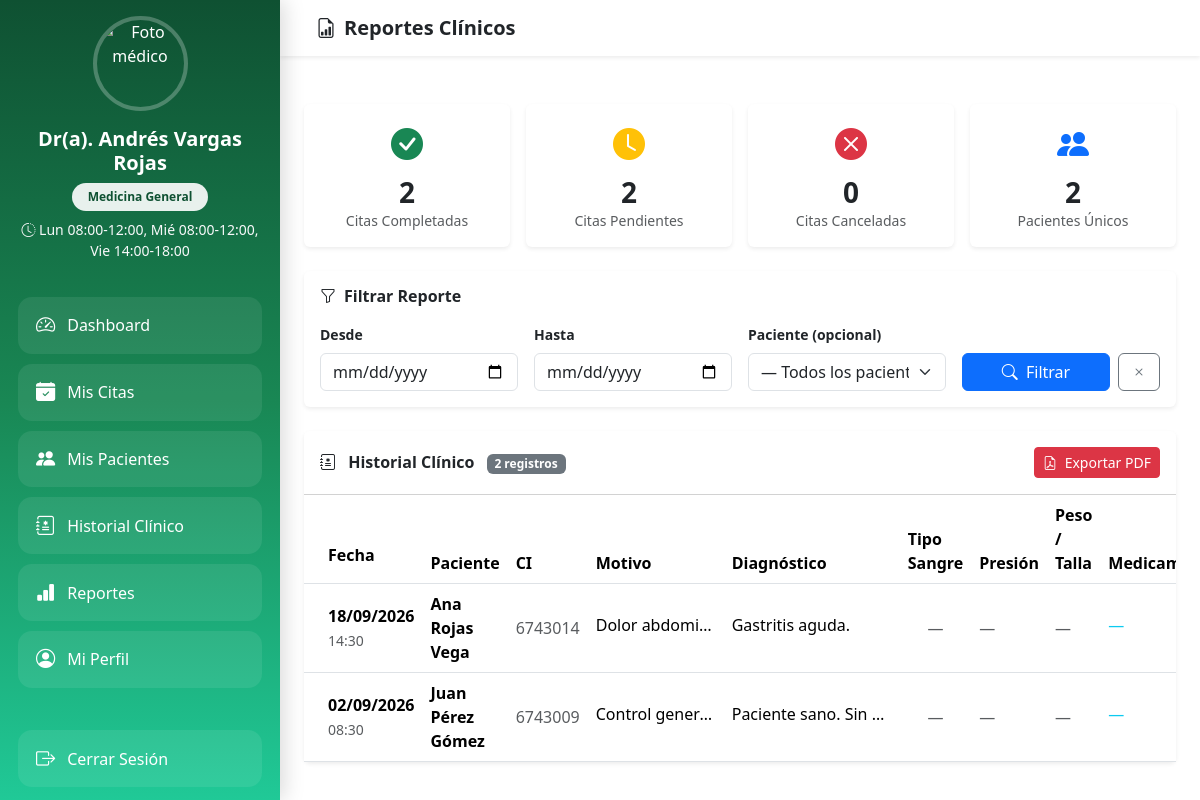
Screenshot of /index.php?controller=medico&action=reportes (signed in) with the database file from the repository.
### tables this page shows
CREATE TABLE `historial` (
  `id` int(10) UNSIGNED NOT NULL,
  `cita_id` int(10) UNSIGNED NOT NULL,
  `diagnostico` text DEFAULT NULL,
  `observacion` text DEFAULT NULL,
  `presion_arterial` varchar(20) DEFAULT NULL,
  `peso` decimal(5,2) DEFAULT NULL,
  `talla` decimal(4,2) DEFAULT NULL,
  `creado_en` timestamp NOT NULL DEFAULT current_timestamp()
);

CREATE TABLE `cita` (
  `id` int(10) UNSIGNED NOT NULL,
  `paciente_id` int(10) UNSIGNED NOT NULL,
  `medico_id` int(10) UNSIGNED NOT NULL,
  `recepcionista_id` int(10) UNSIGNED DEFAULT NULL,
  `estado_cita_id` tinyint(3) UNSIGNED NOT NULL DEFAULT 1,
  `fecha` date NOT NULL,
  `hora` time NOT NULL,
  `motivo` varchar(255) DEFAULT NULL,
  `creado_en` timestamp NOT NULL DEFAULT current_timestamp()
);

CREATE TABLE `usuario` (
  `id` int(10) UNSIGNED NOT NULL,
  `rol_id` tinyint(3) UNSIGNED NOT NULL,
  `ci` varchar(20) NOT NULL,
  `nombre` varchar(80) NOT NULL,
  `apellido` varchar(80) NOT NULL,
  `correo` varchar(120) DEFAULT NULL,
  `clave` varchar(255) DEFAULT NULL,
  `telefono` varchar(20) DEFAULT NULL,
  `fecha_nac` date DEFAULT NULL,
  `direccion` varchar(200) DEFAULT NULL,
  `foto` varchar(255) DEFAULT NULL,
  `estado` tinyint(1) NOT NULL DEFAULT 1,
  `creado_en` timestamp NOT NULL DEFAULT current_timestamp()
);

### controllers/MedicoController.php (called while the page is built, shortened)
<?php
require_once __DIR__ . '/../models/MedicoModel.php';
class MedicoController {
public static function reportes() {
        require_once __DIR__ . '/../models/ReporteModel.php';
        $uid      = $_SESSION['usuario_id'];
        $medico   = MedicoModel::findByUsuarioId($uid);
        $medicoId = $medico['medico_id'];
        $fechaDesde = trim($_GET['fecha_desde'] ?? '');
        $fechaHasta = trim($_GET['fecha_hasta'] ?? '');
        $pacienteId = !empty($_GET['paciente_id']) ? (int)$_GET['paciente_id'] : null;
        $historiales  = ReporteModel::historialParaReporte($medicoId, $fechaDesde, $fechaHasta, $pacienteId);
        $estadisticas = ReporteModel::estadisticasMedico($medicoId, $fechaDesde, $fechaHasta);
        require_once __DIR__ . '/../views/medico/reportes.php';
    }
}
?>

### public/index.php (called while the page is built, shortened)
<?php
$action     = $_GET['action']     ?? 'index';
$ctrl = new $controllerClass();
$ctrl->$action();

### models/ReporteModel.php (called while the page is built, shortened)
<?php
class ReporteModel {
    public static function historialParaReporte($medicoId, $fechaDesde = '', $fechaHasta = '', $pacienteId = null) {
        $conexion = conexion::conectar();
        $sql = "SELECT h.diagnostico, h.observacion,
                       a.tipo_sangre, a.enfermedades, a.alergias,
                       (SELECT GROUP_CONCAT(r.medicamento ORDER BY r.id SEPARATOR ', ')
                        FROM receta r WHERE r.historial_id = h.id) AS medicamentos,
                       h.presion_arterial, h.peso, h.talla,
                       c.fecha, c.hora, c.motivo,
                       u.nombre, u.apellido, u.ci, u.fecha_nac,
                       COALESCE(e.nombre, 'Sin especialidad') AS especialidad
                FROM historial h
                INNER JOIN cita c         ON h.cita_id = c.id
                INNER JOIN estado_cita ec ON ec.id = c.estado_cita_id
                INNER JOIN usuario u      ON c.paciente_id = u.id
                INNER JOIN medico m       ON c.medico_id = m.usuario_id
                LEFT JOIN especialidad e  ON m.especialidad_id = e.id
                LEFT JOIN vw_antecedentes_paciente a ON a.paciente_id = c.paciente_id
                WHERE c.medico_id = :medico_id
                  AND ec.nombre = 'completada'";
        $sql .= " ORDER BY c.fecha DESC, c.hora DESC";
        $stmt = $conexion->prepare($sql);
        $stmt->bindParam(':medico_id', $medicoId);
        $stmt->execute();
        return $stmt->fetchAll(PDO::FETCH_ASSOC);
    }
    public static function estadisticasMedico($medicoId, $fechaDesde = '', $fechaHasta = '') {
        $conexion = conexion::conectar();
        $where = "WHERE c.medico_id = :medico_id";
        $sql = "SELECT ec.nombre AS estado, COUNT(*) AS total
                FROM cita c
                INNER JOIN estado_cita ec ON ec.id = c.estado_cita_id
                $where
                GROUP BY ec.nombre";
        $stmt = $conexion->prepare($sql);
        $stmt->bindParam(':medico_id', $medicoId);
        $stmt->execute();
        $citasPorEstado = $stmt->fetchAll(PDO::FETCH_ASSOC);
        $sql2 = "SELECT COUNT(DISTINCT c.paciente_id) AS pacientes_unicos
                 FROM cita c
                 INNER JOIN estado_cita ec ON ec.id = c.estado_cita_id
                 $where AND ec.nombre = 'completada'";
        $stmt2 = $conexion->prepare($sql2);
        $stmt2->bindParam(':medico_id', $medicoId);
        $stmt2->execute();
        $pacientesUnicos = $stmt2->fetchColumn();
        return [
            'citas_por_estado' => $citasPorEstado,
            'pacientes_unicos' => $pacientesUnicos,
        ];
    }
}
?>

### models/MedicoModel.php (called while the page is built, shortened)
<?php
class MedicoModel {
    public static function findByUsuarioId($usuarioId) {
        $conexion = conexion::conectar();
        $sql  = "SELECT * FROM vw_medico_perfil WHERE id = :usuario_id LIMIT 1";
        $stmt = $conexion->prepare($sql);
        $stmt->bindParam(':usuario_id', $usuarioId);
        $stmt->execute();
        return $stmt->fetch(PDO::FETCH_ASSOC);
    }
}
?>

### views/medico/reportes.php (the view, shortened to what this page needs)
<!DOCTYPE html>
<html lang="es">
<head>
    <link href="https://cdn.jsdelivr.net/npm/bootstrap@5.3.3/dist/css/bootstrap.min.css" rel="stylesheet">
    <link rel="stylesheet" href="https://cdn.jsdelivr.net/npm/bootstrap-icons@1.11.3/font/bootstrap-icons.min.css">
    <link rel="stylesheet" href="../assets/css/syles_medico.css">
</head>
<body>
<div class="d-flex">
    <?php include 'includes/sidebar.php'; ?>
    <div class="main-content flex-grow-1">
        <nav class="topbar navbar px-4 py-3 bg-white shadow-sm mb-4">
            <div class="container-fluid">
                <h5 class="mb-0 fw-bold"><i class="bi bi-file-earmark-bar-graph me-2"></i>Reportes Clínicos</h5>
            </div>
        </nav>
        <div class="p-4">
            <?php
                $totalCompletadas = 0; $totalPendientes = 0; $totalCanceladas = 0;
                foreach ($estadisticas['citas_por_estado'] as $e) {
                    if ($e['estado'] === 'completada') $totalCompletadas = $e['total'];
                    if ($e['estado'] === 'pendiente')  $totalPendientes  = $e['total'];
                }
            ?>
            <div class="row g-3 mb-4">
                <div class="col-md-3">
                    <div class="card border-0 shadow-sm text-center p-3">
                        <i class="bi bi-check-circle-fill text-success fs-2 mb-2"></i>
                        <h3 class="fw-bold mb-0"><?= $totalCompletadas ?></h3>
                        <small class="text-muted">Citas Completadas</small>
                    </div>
                </div>
                <div class="col-md-3">
                    <div class="card border-0 shadow-sm text-center p-3">
                        <i class="bi bi-clock-fill text-warning fs-2 mb-2"></i>
                        <h3 class="fw-bold mb-0"><?= $totalPendientes ?></h3>
                        <small class="text-muted">Citas Pendientes</small>
                    </div>
                </div>
                <div class="col-md-3">
                    <div class="card border-0 shadow-sm text-center p-3">
                        <i class="bi bi-x-circle-fill text-danger fs-2 mb-2"></i>
                        <h3 class="fw-bold mb-0"><?= $totalCanceladas ?></h3>
                        <small class="text-muted">Citas Canceladas</small>
                    </div>
                </div>
                <div class="col-md-3">
                    <div class="card border-0 shadow-sm text-center p-3">
                        <i class="bi bi-people-fill text-primary fs-2 mb-2"></i>
                        <h3 class="fw-bold mb-0"><?= $estadisticas['pacientes_unicos'] ?></h3>
                        <small class="text-muted">Pacientes Únicos</small>
                    </div>
                </div>
            </div>
            <div class="card border-0 shadow-sm mb-4">
                <div class="card-body">
                    <h6 class="fw-bold mb-3"><i class="bi bi-funnel me-2"></i>Filtrar Reporte</h6>
                    <form method="GET" action="index.php" class="row g-3 align-items-end">
                        <div class="col-md-3">
                            <label class="form-label small fw-semibold">Desde</label>
                            <input type="date" name="fecha_desde" class="form-control"
                                   value="<?= htmlspecialchars($fechaDesde) ?>">
                        </div>
                        <div class="col-md-3">
                            <label class="form-label small fw-semibold">Hasta</label>
                            <input type="date" name="fecha_hasta" class="form-control"
                                   value="<?= htmlspecialchars($fechaHasta) ?>">
                        </div>
                        <div class="col-md-3">
                            <label class="form-label small fw-semibold">Paciente (opcional)</label>
                            <select name="paciente_id" class="form-select">
                                <option value="">— Todos los pacientes —</option>
                            </select>
                        </div>
                        <div class="col-md-3 d-flex gap-2">
                            <button type="submit" class="btn btn-primary flex-grow-1">
                                <i class="bi bi-search me-1"></i> Filtrar
                            </button>
                            <a href="index.php?controller=medico&action=reportes"
                               class="btn btn-outline-secondary">
                                <i class="bi bi-x"></i>
                            </a>
                        </div>
                    </form>
                </div>
            </div>
            <div class="card border-0 shadow-sm">
                <div class="card-header bg-white d-flex justify-content-between align-items-center py-3">
                    <span class="fw-bold">
                        <i class="bi bi-journal-medical me-2"></i>
                        Historial Clínico
                        <span class="badge bg-secondary ms-2"><?= count($historiales) ?> registros</span>
                    </span>
                    <?php if (!empty($historiales)): ?>
                    <a href="index.php?controller=medico&action=exportarReportePDF
                        <?= !empty($fechaDesde)  ? '&fecha_desde='  . urlencode($fechaDesde)  : '' ?>
                        <?= !empty($fechaHasta)  ? '&fecha_hasta='  . urlencode($fechaHasta)  : '' ?>
                        <?= !empty($pacienteId)  ? '&paciente_id='  . urlencode($pacienteId)  : '' ?>"
                       target="_blank"
                       class="btn btn-danger btn-sm">
                        <i class="bi bi-file-earmark-pdf me-1"></i> Exportar PDF
                    </a>
                    <?php endif; ?>
                </div>
                <?php if (empty($historiales)): ?>
                    <div class="card-body text-center text-muted py-5">
                        <i class="bi bi-inbox fs-1 d-block mb-2"></i>
                        No se encontraron registros con los filtros aplicados.
                    </div>
                <?php else: ?>
                <div class="table-responsive">
                    <table class="table table-hover align-middle mb-0">
                        <thead class="bg-light">
                            <tr>
                                <th class="ps-4 py-3">Fecha</th>
                                <th>Paciente</th>
                                <th>CI</th>
                                <th>Motivo</th>
                                <th>Diagnóstico</th>
                                <th>Tipo Sangre</th>
                                <th>Presión</th>
                                <th>Peso / Talla</th>
                                <th>Medicamentos</th>
                            </tr>
                        </thead>
                        <tbody>
                        <?php foreach ($historiales as $h): ?>
                            <tr>
                                <td class="ps-4">
                                    <div class="fw-bold"><?= date('d/m/Y', strtotime($h['fecha'])) ?></div>
                                    <small class="text-muted"><?= date('H:i', strtotime($h['hora'])) ?></small>
                                </td>
                                <td class="fw-bold"><?= htmlspecialchars($h['nombre'] . ' ' . $h['apellido']) ?></td>
                                <td class="text-muted"><?= htmlspecialchars($h['ci']) ?></td>
                                <td>
                                    <span class="text-truncate d-inline-block" style="max-width:120px;"
                                          title="<?= htmlspecialchars($h['motivo'] ?? '') ?>">
                                        <?= htmlspecialchars($h['motivo'] ?? '—') ?>
                                    </span>
                                </td>
                                <td>
                                    <span class="text-truncate d-inline-block" style="max-width:160px;"
                                          title="<?= htmlspecialchars($h['diagnostico']) ?>">
                                        <?= htmlspecialchars($h['diagnostico']) ?>
                                    </span>
                                </td>
                                <td class="text-center">
                                    <?php if (!empty($h['tipo_sangre'])): ?>
                                        <span class="badge bg-danger"><?= htmlspecialchars($h['tipo_sangre']) ?></span>
                                    <?php else: ?><span class="text-muted">—</span><?php endif; ?>
                                </td>
                                <td class="text-muted"><?= htmlspecialchars($h['presion_arterial'] ?? '—') ?></td>
                                <td class="text-muted">
                                    <?php
                                        $l = [];
                                        echo $l ? implode(' / ', $l) : '—';
                                    ?>
                                </td>
                                <td>
                                    <span class="text-truncate d-inline-block text-info" style="max-width:140px;"
                                          title="<?= htmlspecialchars($h['medicamentos'] ?? '') ?>">
                                        <?= htmlspecialchars($h['medicamentos'] ?? '—') ?>
                                    </span>
                                </td>
                            </tr>
                        <?php endforeach; ?>
                        </tbody>
                    </table>
                </div>
                <?php endif; ?>
            </div>
        </div>
    </div>
</div>
</body>
</html>

### assets/css/syles_medico.css (style rules this page uses)
.main-content { margin-left: 280px; width: calc(100% - 280px); min-height: 100vh; }

### rows the page displays
historial: cita.fecha "18/09/2026", cita.hora "14:30", usuario.nombre+apellido "Ana Rojas Vega", usuario.ci "6743014", cita.motivo "Dolor abdomi…", diagnostico "Gastritis aguda.", presion_arterial "—", medicamentos "—"
historial: cita.fecha "02/09/2026", cita.hora "08:30", usuario.nombre+apellido "Juan Pérez Gómez", usuario.ci "6743009", cita.motivo "Control gener…", diagnostico "Paciente sano. Sin…", presion_arterial "—", medicamentos "—"

### other values shown
$nombre . ' ' . $apellido "Andrés Vargas Rojas"
$especialidad "Medicina General"
$horario "Lun 08:00-12:00, Mié 08:00-12:00, Vie 14:00-18:00"
$totalCompletadas "2"
$totalPendientes "2"
$totalCanceladas "0"
$estadisticas['pacientes_unicos'] "2"
count($historiales) "2"
